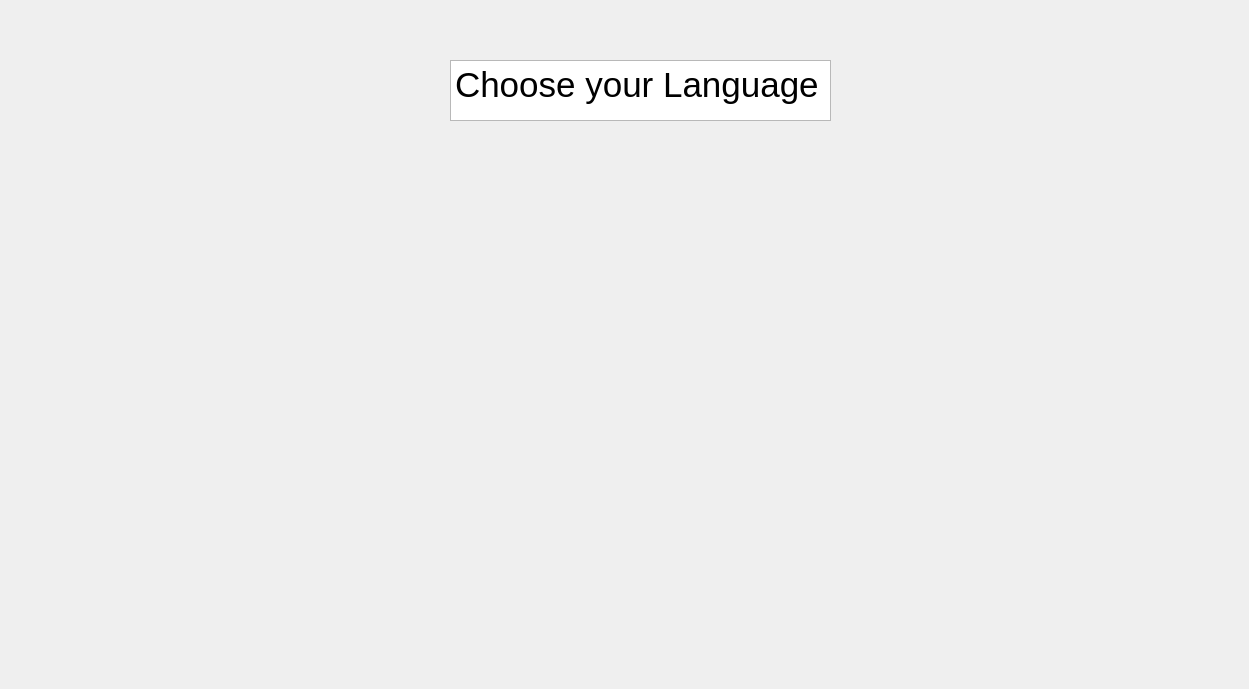
<?xml version="1.0" encoding="UTF-8"?>
<ui version="4.0">
 <class>Practice</class>
 <widget class="QDialog" name="Practice">
  <property name="geometry">
   <rect>
    <x>0</x>
    <y>0</y>
    <width>1249</width>
    <height>689</height>
   </rect>
  </property>
  <property name="windowTitle">
   <string>Dialog</string>
  </property>
  <widget class="QTextBrowser" name="textBrowser">
   <property name="geometry">
    <rect>
     <x>450</x>
     <y>60</y>
     <width>381</width>
     <height>61</height>
    </rect>
   </property>
   <property name="font">
    <font>
     <pointsize>26</pointsize>
    </font>
   </property>
   <property name="html">
    <string>&lt;!DOCTYPE HTML PUBLIC &quot;-//W3C//DTD HTML 4.0//EN&quot; &quot;http://www.w3.org/TR/REC-html40/strict.dtd&quot;&gt;
&lt;html&gt;&lt;head&gt;&lt;meta name=&quot;qrichtext&quot; content=&quot;1&quot; /&gt;&lt;style type=&quot;text/css&quot;&gt;
p, li { white-space: pre-wrap; }
&lt;/style&gt;&lt;/head&gt;&lt;body style=&quot; font-family:'MS Shell Dlg 2'; font-size:26pt; font-weight:400; font-style:normal;&quot;&gt;
&lt;p style=&quot; margin-top:0px; margin-bottom:0px; margin-left:0px; margin-right:0px; -qt-block-indent:0; text-indent:0px;&quot;&gt;Choose your Language&lt;/p&gt;&lt;/body&gt;&lt;/html&gt;</string>
   </property>
  </widget>
 </widget>
 <resources/>
 <connections/>
</ui>
